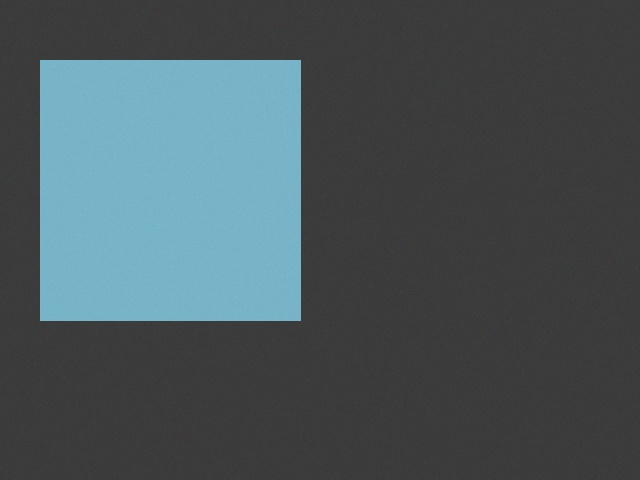
#> input picture .tmp-dbg/a.jpg, 640 x 480 px
$ python -i metrics.py   (imports and definitions only)   (older library calls are emulated)
#> lines starting #> are read from the running program, lines starting #| are printed output that depends on the picture
#> further down, picture is the input picture: shape (480, 640, 3); mean B, G, R 90.4, 86.1, 72.8
"""底层视觉指标（L2 单帧 / L1 微时序 / L0 跨采样点）。

设计约束（来自 ``docs/research/02-sparse-adaptation.md``）：

* 所有指标都在**统一分析尺寸**上计算（长边 ``ANALYZE_LONG_SIDE``），
  这样不同分辨率、不同 JPEG 质量的画面之间才可比；
* 指标必须**确定性**且**便宜**（单帧 CPU 毫秒级），否则 1 小时一次也扛不住车队规模；
* 任何指标都要能解释，``detail`` 里给原始值而不是只给 0~1 的分数。

术语：

* ``L2`` 单帧指标 —— 清晰度、熵、边缘密度、噪声 σ；
* ``L1`` 微时序指标 —— burst 内 9 个指标（bitExactDup / intraMad / ...）；
* ``L0`` 跨采样指标 —— 与历史基线（按槽中位数背景）的逐像素鲁棒 z。
"""

from __future__ import annotations

import hashlib
from typing import Any, Dict, List, Optional, Sequence, Tuple

import cv2
import numpy as np

# 统一分析尺寸：长边缩到 640，短边按比例。1 小时一次的场景下这点算力可以忽略。
ANALYZE_LONG_SIDE = 640

# 噪声残差估计用的窗口。3×3 中值滤波能保留边缘、滤掉独立噪声，
# 残差的标准差就是"传感器噪声水平"的稳健估计。
_NOISE_KERNEL = 3

# ORB 平移估计：特征点少一点，够估几像素的平移就行，不要让它抢 CPU。
# 约束：模块级单例，只在单 worker 内复用；多线程共享须改为线程局部实例（ORB 实例非线程安全）。
_ORB = cv2.ORB_create(nfeatures=400, fastThreshold=12)

# RANSAC 全局随机种子：cv2 5.0.0 的 estimateAffinePartial2D 没有 rng 参数，
# 只能通过默认 RNG 的种子让内点抽样的序列固定下来，保证同一输入得到同一变换。
_RANSAC_SEED = 12345


# --------------------------------------------------------------------------- 预处理
# [25 lines left out: functions to_gray, prepare_gray, prepare_bgr, not called in this run]


# --------------------------------------------------------------------------- L2 指标
def laplacian_var(gray: np.ndarray) -> float:
    """清晰度：Laplacian 二阶响应的方差。失焦时显著下降。"""
    return float(cv2.Laplacian(gray, cv2.CV_64F).var())


# [47 lines left out: functions global_entropy, block_entropy_stats, edge_density, noise_sigma, not called in this run]


def luma_mean(gray: np.ndarray) -> float:
    return float(gray.mean())


def chroma_mean(bgr: np.ndarray) -> float:
    hsv = cv2.cvtColor(bgr, cv2.COLOR_BGR2HSV)
    return float(hsv[:, :, 1].mean())


# [10 lines left out: functions frame_hash, a_hash, not called in this run]


def hamming(a: int, b: int) -> int:
    return int(bin(a ^ b).count("1"))


# --------------------------------------------------------------------------- 参照物标定
# [829 lines left out: functions gradient_magnitude, crop_norm, match_landmark, match_landmark_subblocks, _second_peak, landmark_consensus and 10 more, not called in this run]


def side_by_side(images: Sequence[np.ndarray], labels: Optional[Sequence[str]] = None,
                 max_width: int = 900) -> Optional[np.ndarray]:
    """把若干张图横向拼在一起（基线与当前帧并排展示）。"""
#> called with max_width = 900
    prepared: List[np.ndarray] = []
    for image in images:
        if image is None:
            continue
        img = image if image.ndim == 3 else cv2.cvtColor(image, cv2.COLOR_GRAY2BGR)
        prepared.append(img)
#> after the loop, prepared = 480 items
    if not prepared:
        return None
    h = max(img.shape[0] for img in prepared)
#> h = 640
    padded = []
    for idx, img in enumerate(prepared):
        if img.shape[0] != h:
            scale = h / float(img.shape[0])
            img = cv2.resize(img, (max(int(img.shape[1] * scale), 1), h))
        if labels and idx < len(labels):
            cv2.putText(img, labels[idx], (6, 20), cv2.FONT_HERSHEY_SIMPLEX, 0.5, (0, 0, 0), 3, cv2.LINE_AA)
            cv2.putText(img, labels[idx], (6, 20), cv2.FONT_HERSHEY_SIMPLEX, 0.5, (0, 255, 255), 1, cv2.LINE_AA)
        padded.append(img)
#> after the loop, padded = 480 items
    merged = np.hstack(padded)
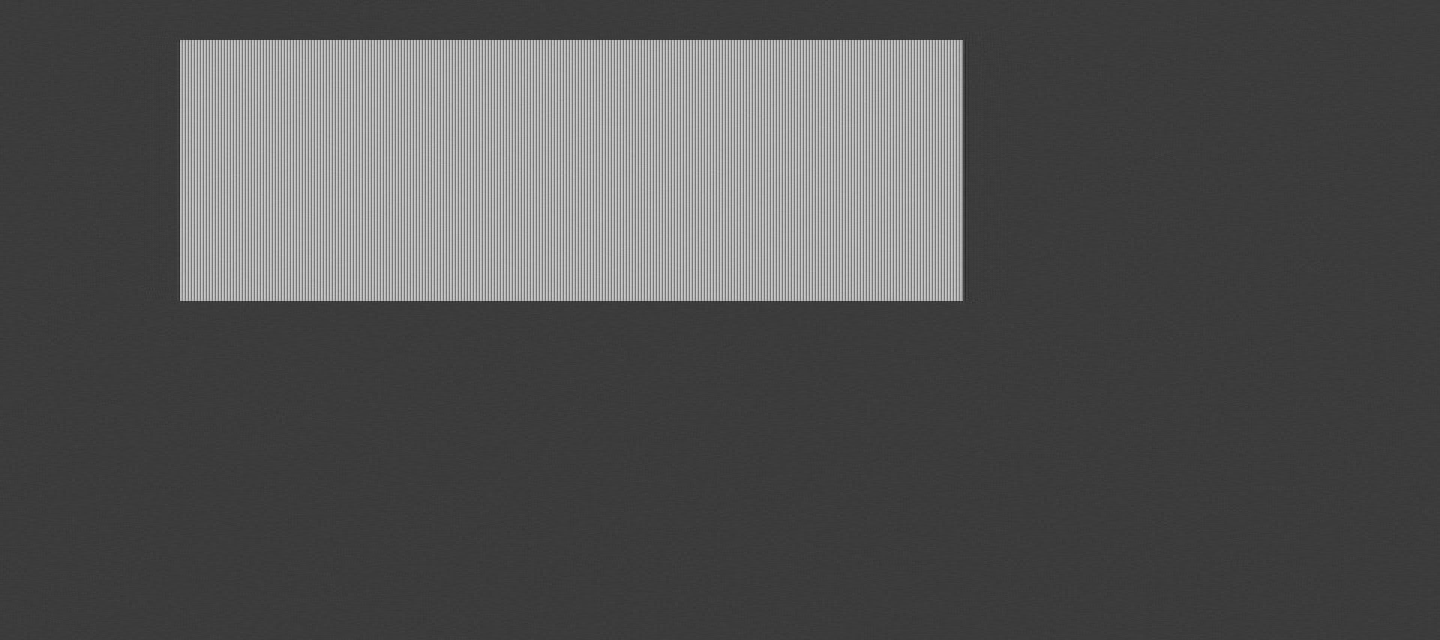
#> merged: shape (640, 1440, 3); min 38, max 205, mean 83.1
    if merged.shape[1] > max_width:
        scale = max_width / float(merged.shape[1])
#> scale = 0.625
        merged = cv2.resize(merged, (max_width, max(int(merged.shape[0] * scale), 1)))
#> merged: shape (400, 900, 3)
    return merged

>>> import cv2
>>> picture = cv2.imread('../../.tmp-dbg/a.jpg')
>>> result = side_by_side(picture)
